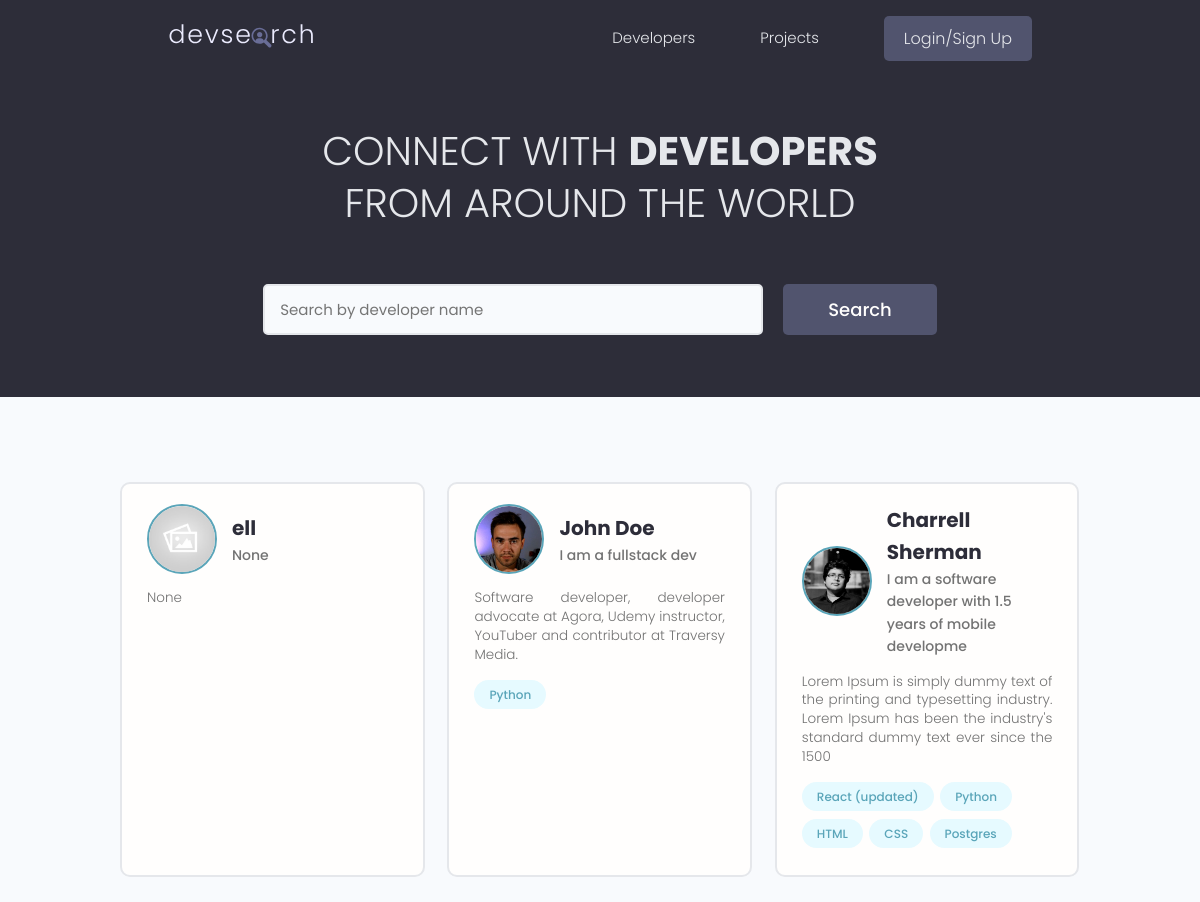
Page /?page=2 on the earlier database version.
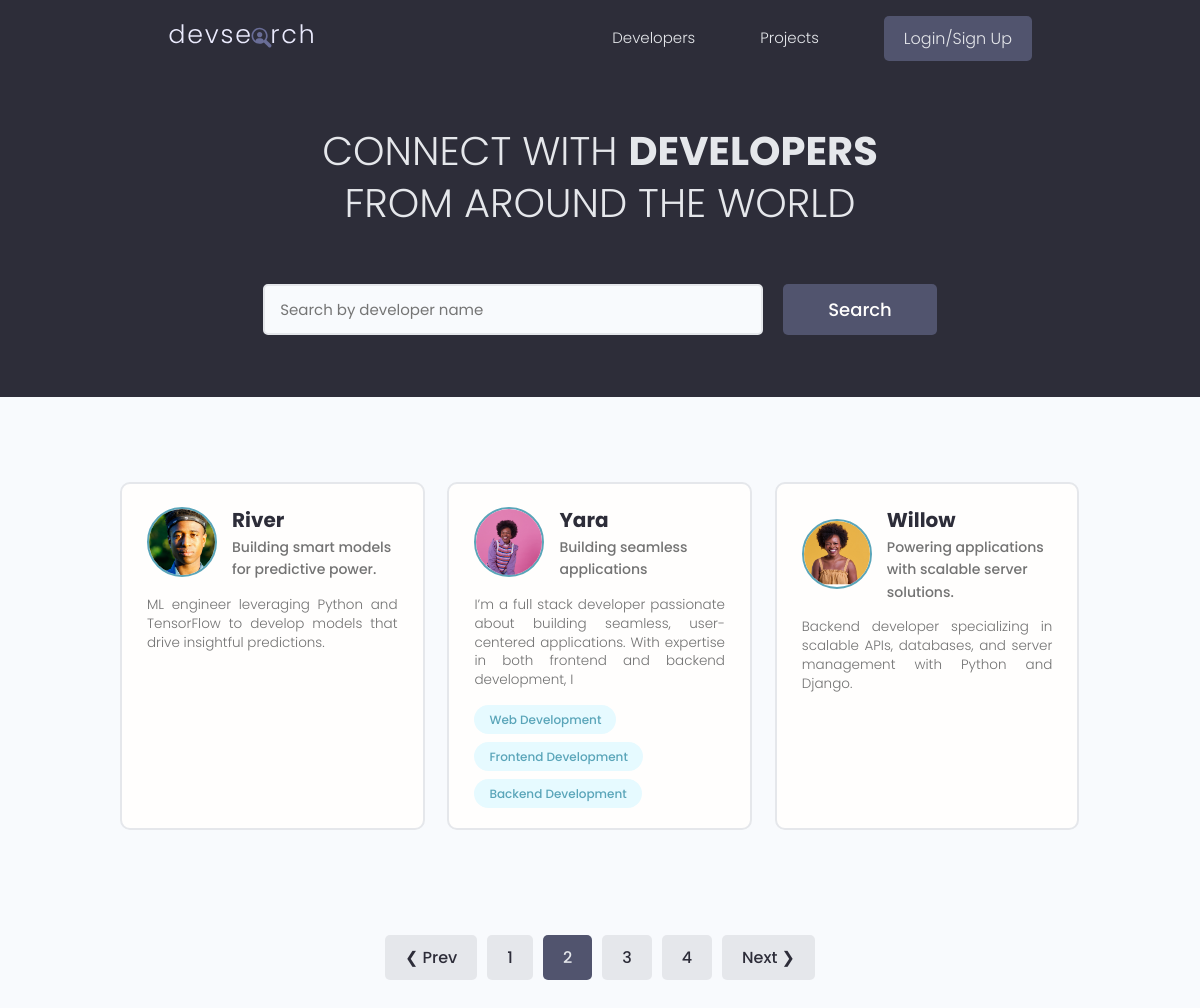
Same page on the later database version.
### users/models.py (models this page shows, shortened)
class Profile(models.Model):
    user = models.OneToOneField(User, on_delete=models.CASCADE, null=True, blank=True)  #anytime a user is deleted, the profile is deleted
    name = models.CharField(max_length=200, blank=True, null=True)
    email = models.EmailField(max_length=500, blank=True, null=True)
    short_intro = models.CharField(max_length=200, blank=True, null=True, default="This is a default bio. User has not added a bio yet.")
    username = models.CharField(max_length=200, blank=True, null=True)
    location = models.CharField(max_length=200, blank=True, null=True, default="Earth")
    bio = models.TextField(blank=True, null= True)
    profile_image = models.ImageField(blank=True, null= True, upload_to='profiles/', default='profiles/user-default.png' ) #route where the profile goes
    social_github = models.CharField(max_length=200, blank=True, null=True)
    social_twitter = models.CharField(max_length=200, blank=True, null=True)
    social_youtube = models.CharField(max_length=200, blank=True, null=True)
    social_linkedin = models.CharField(max_length=200, blank=True, null=True)
    social_website = models.CharField(max_length=200, blank=True, null=True)
    created = models.DateTimeField(auto_now_add=True) #time stamp
    id = models.UUIDField(default=uuid. uuid4, unique=True, primary_key=True, editable=False) # set an id field

class Skill(models.Model):
    owner = models.ForeignKey(Profile, on_delete=models.CASCADE, null=True, blank=True) #create a parent child relationship (Parent: Profile Model)
    name = models.CharField(max_length=200, blank=True, null=True)
    description = models.TextField(blank=True, null=True)
    created = models.DateTimeField(auto_now_add=True) #time stamp
    id = models.UUIDField(default=uuid. uuid4, unique=True, primary_key=True, editable=False) # set an id field
    def __str__(self):
        return str(self.name)

### users/views.py (the view)
# urls.py: path('', views.profiles, name="profiles"),
def profiles(request):
    profiles, search_query = searchProfiles(request)
    custom_range, profiles = paginateProfiles(request, profiles, 3)
    context = {'profiles': profiles, 'search_query': search_query, 'custom_range':custom_range}
    return render(request, 'users/profiles.html', context)

### users/utils.py (called while the page is built)
def paginateProfiles(request, profiles, results):
    page = request.GET.get('page')
    paginator = Paginator(profiles, results)
    try:
        profiles = paginator.page(page)
    except PageNotAnInteger:
        page = 1
        profiles = paginator.page(page)
    except EmptyPage:
        page = paginator.num_pages
        profiles = paginator.page(page)
    leftIndex = (int(page) - 4)
    if leftIndex < 1:
        leftIndex = 1
    rightIndex = (int(page) + 5)
    if rightIndex > paginator.num_pages:
        rightIndex = paginator.num_pages + 1
    custom_range = range(leftIndex, rightIndex)
    return custom_range, profiles

def searchProfiles(request):
    search_query = ''
    if request.GET.get('search_query'):
        search_query = request.GET.get('search_query')
    skills = Skill.objects.filter(name__icontains=search_query)
    profiles = Profile.objects.distinct().filter(
        Q(name__icontains=search_query) |
        Q(short_intro__icontains=search_query) |
        Q(skill__in=skills)
    )
    return profiles, search_query

### users/templates/users/profiles.html (shortened to what this page needs)
{% extends 'main.html' %}
{% block content %}
  <main class="home">
    <section class="hero-section text-center">
      <div class="container container--narrow">
        <div class="hero-section__box">
          <h2>CONNECT WITH <span>DEVELOPERS</span></h2>
          <h2>FROM AROUND THE WORLD</h2>
        </div>
        <div class="hero-section__search">
          <form id='searchForm' class="form" action="{% url 'profiles' %}" method="get">
            <div class="form__field">
              <input class="input input--text" id="formInput#search" type="text" name="search_query"
                value="{{search_query}}" placeholder="Search by developer name" />
            </div>
            <input class="btn btn--sub btn--lg" type="submit" value="Search" />
          </form>
        </div>
      </div>
    </section>
    <section class="devlist">
      <div class="container">
        <div class="grid grid--three">
        {% for profile in profiles %}
        <div class="column card">
            <div class="dev">
              <a href="{% url 'user-profile' profile.id %}" class="card__body">
                <div class="dev__profile">
                  <img class="avatar avatar--md" src="{{profile.profile_image.url}}" alt="image" />
                  <div class="dev__meta">
                    <h3>{{profile.name}}</h3>
                    <h5>{{profile.short_intro|slice:"60"}}</h5>
                  </div>
                </div>
                <p class="dev__info">{{profile.bio|slice:"150"}}</p>
                <div class="dev__skills">
                  {% for skill in profile.skill_set.all|slice:"5" %}
                  <span class="tag tag--pill tag--main">
                    <small>{{skill}}</small>
                  </span>
                  {% endfor %}
                </div>
              </a>
            </div>
          </div>
          {% endfor %}
        </div>
      </div>
    </section>
    {% include 'pagination.html' with queryset=profiles custom_range=custom_range %}
  </main>
{% endblock content %}

### templates/main.html (shortened to what this page needs)
<!DOCTYPE html>
{% load static %}
<html>
  <head>
    <link rel="stylesheet" href="https://cdnjs.cloudflare.com/ajax/libs/font-awesome/4.7.0/css/font-awesome.min.css" />
    <link rel="stylesheet" href="{% static 'uikit/styles/uikit.css' %}" />
    <link rel="stylesheet" href="{% static 'styles/app.css' %}" />
  </head>
  <body>
      {% include 'navbar.html' %}
      {% block content %}
      {% endblock %}
  </body>
</html>

### templates/navbar.html (shortened to what this page needs)
{% load static %}
  <header class="header">
    <div class="container container--narrow">
      <a href="{% url 'profiles' %}" class="header__logo">
        <img src="{% static 'images/logo.svg' %}" alt="DevSearch Logo"/>
      </a>
      <nav class="header__nav">
        <ul class="header__menu">
          <li class="header__menuItem"><a href="{% url 'profiles' %}">Developers</a></li>
          <li class="header__menuItem"><a href="{% url 'projects' %}">Projects</a></li>
          {% if request.user.is_authenticated %}
          <li class="header__menuItem"><a href="{% url 'inbox' %}">Inbox</a></li>
          <li class="header__menuItem"><a href="{% url 'account' %}">Account</a></li>
          <li class="header__menuItem"><a href="{% url 'logout' %}" class="btn btn--sub">Logout</a></li>
          {% else %}
          <li class="header__menuItem"><a href="{% url 'login' %}" class="btn btn--sub">Login/Sign Up</a></li>
          {% endif %}
        </ul>
      </nav>
    </div>
  </header>

### templates/pagination.html
{% if queryset.has_other_pages %}
<div class="pagination">
    <ul class="container">
        {% if queryset.has_previous %}
        <li><a href="?page={{queryset.previous_page_number}}" class="btn page-link"
                data-page="{{queryset.previous_page_number}}">&#10094; Prev</a></li>
        {% endif %}
        {% for page in custom_range %}
        {% if page == queryset.number%}
        <li><a href="?page={{page}}" class="btn page-link btn--sub" data-page="{{page}}">{{page}}</a></li>
        {% else %}
        <li><a href="?page={{page}}" class="btn page-link" data-page="{{page}}">{{page}}</a></li>
        {% endif %}
        {% endfor %}
        {% if queryset.has_next %}
        <li><a href="?page={{queryset.next_page_number}}" class="btn page-link"
                data-page="{{queryset.next_page_number}}">Next &#10095;</a></li>
        {% endif %}
    </ul>
</div>
{% endif %}

### static/styles/app.css (style rules this page uses)
:root { --color-sub: #2d2d39; }
.btn--sub { background-color: var(--color-sub-light); }
.card { border: 2px solid var(--color-light); }
img { width: 100%; }
.header { position: sticky; z-index: 111; background-color: var(--color-sub); padding: 1.5rem 0; }
.header > .container { display: flex; justify-content: space-between; align-items: center; }
.header__logo > img { height: 3.8rem; }
.header__nav > ul { display: inline-flex; align-items: center; list-style: none; gap: 6.5rem; }
.header__menuItem > a { color: var(--color-light); font-weight: 300; }
.hero-section { height: 40vh; display: flex; align-items: center; background-color: var(--color-sub); }
.hero-section__box { margin-bottom: 4rem; }
.hero-section__box > h2, .hero-section__box > h2 > span { font-size: 4rem; color: var(--color-light); line-height: 1.3; text-transform: uppercase; }
.hero-section__box > h2 { font-weight: 300; }
.hero-section__box > h2 > span { font-weight: 700; }
.hero-section__search > .form { display: flex; align-items: center; justify-content: center; gap: 2rem; }
.hero-section__search > .form input.input--text { width: 50rem; }
.devlist { margin-top: 8rem; }
.devlist .grid { align-items: stretch; }
.devlist .dev .dev__profile { display: flex; align-items: center; gap: 1.5rem; }
.devlist .dev .dev__meta h3 { color: var(--color-sub); font-size: 2rem; font-weight: 700; }
.devlist .dev .dev__meta h5 { color: var(--color-text); font-size: 1.4rem; font-weight: 500; }
.devlist .dev .dev__info { margin: 1.5rem 0; font-size: 1.35rem; line-height: 1.4; text-align: justify; }
.pagination { margin-top: 8rem; margin-bottom: 10rem; }
.pagination > ul { flex-wrap: wrap; list-style: none; display: flex; align-items: center; justify-content: center; gap: 1rem; }
.pagination .btn { color: var(--color-sub); }
.pagination .btn.btn--sub { color: var(--color-light); }

### static/uikit/styles/modules/_variables.css (style rules this page uses)
:root { --color-main: #5aa5b9; --color-main-light: #e6faff; --color-sub: #3f4156; --color-sub-light: #51546e; --color-sub-lighter: #ededfd; --color-text: #737373; --color-gray: #8b8b8b; --color-light: #e5e7eb; --color-light-gray: #767676; --color-bg: #f8fafd; --color-white: #fffefd; --color-white-light: #f3f3f3; --color-success: #359e64; --color-success-bg: #def8e8; --color-error: #fc4b0b; --color-error-bg: #fff2ee; --font-base: 'Poppins', arial, helvetica, 'Segoe UI', roboto, ubuntu, sans-serif; --font-monospace: 'Fira Code', 'Courier New', courier, monospace; --font-regular: 300; --font-medium: 500; --font-bold: 700; --generic-shadow: 1px 1px 5px #00000010; --generic-transition: all 0.3s ease-in-out; }

### static/uikit/styles/modules/_base.css (style rules this page uses)
* { margin: 0; padding: 0; box-sizing: border-box; text-rendering: optimizeLegibility; color: inherit; font-size: inherit; }
html { font-size: 50%; }
@media only screen and (min-width: 480px) { html { font-size: 56.25%; } }
@media only screen and (min-width: 1200px) { html { font-size: 62.5%; } }
body { line-height: 1.6; font-weight: 400; font-size: 1.5rem; color: var(--color-text); background-color: var(--color-bg); min-height: 100vh; }

### static/uikit/styles/modules/_typography.css (style rules this page uses)
* { font-family: var(--font-base); }
h2 { font-size: 3.6rem; font-weight: var(--font-bold); }
h3 { font-size: 3.2rem; font-weight: var(--font-medium); }
h5 { font-size: 2.4rem; font-weight: var(--font-medium); }
h5, h6 { font-weight: var(--font-regular); }
p, span, strong { font-size: 1.6rem; color: var(--color-text); font-weight: var(--font-regular); }
a { padding-bottom: 2px; text-decoration: none; display: inline-block; color: var(--color-main); font-weight: var(--font-medium); }

### static/uikit/styles/modules/_utilities.css (style rules this page uses)
.container { width: 92%; max-width: 165rem; margin: 0 auto; box-sizing: border-box; }
.container--narrow { width: 92%; max-width: 120rem; }
@media screen and (min-width: 1000px) { .container { width: 90%; } }
@media screen and (min-width: 1000px) { .container--narrow { width: 85%; } }
@media screen and (min-width: 1200px) { .container { width: 80%; } }
@media screen and (min-width: 1200px) { .container--narrow { width: 72%; } }
.text-center { text-align: center; }

### static/uikit/styles/modules/_avatar.css (style rules this page uses)
.avatar { border-radius: 50%; border: 2px solid var(--color-main); object-fit: cover; }
.avatar--md { height: 7rem; width: 7rem; }

### static/uikit/styles/modules/_card.css (style rules this page uses)
.card { border-radius: 1rem; background-color: var(--color-white); border: 1.5px solid var(--color-light); width: auto; height: auto; margin-top: 0.5rem; margin-bottom: 0.5rem; overflow: hidden; }
.card__body, .card__header { padding: 2rem 2.5rem; }

Differences in the rows shown:
removed Profile: profile_image (placeholder picture), name "ell", short_intro "None", bio "None"
removed Profile: profile_image (picture), name "John Doe", short_intro "I am a fullstack dev", bio "Software developer, developer advocate at Agora, Udemy instructor, YouTuber and contributor at Traversy Media."
removed Skill: name "Python", shown under "John Doe"
removed Skill: name "React (updated)", shown under Profile "Charrell Sherman"
removed Skill: name "Python", shown under Profile "Charrell Sherman"
removed Skill: name "HTML", shown under Profile "Charrell Sherman"
removed Skill: name "CSS", shown under Profile "Charrell Sherman"
removed Skill: name "Postgres", shown under Profile "Charrell Sherman"
added Profile: profile_image (picture), name "River", short_intro "Building smart models for predictive power.", bio "ML engineer leveraging Python and TensorFlow to develop models that drive insightful predictions."
changed Profile: profile_image: a different picture; name "Charrell Sherman" → "Yara"; short_intro "I am a software developer with 1.5 years of mobile developme" → "Building seamless applications"; bio "Lorem Ipsum is simply dummy text of the printing and typesetting industry. Lorem Ipsum has been the industry's standard dummy text ever since the 1500" → "I’m a full stack developer passionate about building seamless, user-centered applications. With expertise in both frontend and backend development, I"
added Skill: name "Web Development", shown under Profile "Yara"
added Skill: name "Frontend Development", shown under Profile "Yara"
added Skill: name "Backend Development", shown under Profile "Yara"
added Profile: profile_image (picture), name "Willow", short_intro "Powering applications with scalable server solutions.", bio "Backend developer specializing in scalable APIs, databases, and server management with Python and Django."
Other differences:
text now shown: "❮ Prev Next ❯"
new list line: "1"
new list line: "2"
new list line: "3"
new list line: "4"
